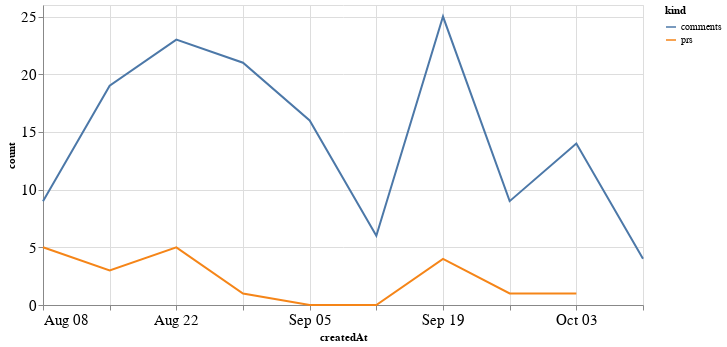

Write notebook code for a chart like this one.
### Code cell
alt.Chart(total_time, width=600).mark_line().encode(
    x='createdAt',
    y='count',
    color='kind'
)

### Figure 1 — Vega-Lite specification as saved in the notebook (floating-point values rounded to 4 significant figures)
{"config": {"axisLeft": {"labelFontSize": 15}, "axisBottom": {"labelFontSize": 15}}, "data": {"name": "data-7f9d6a1a7c1732ced2a353f179b33f73"}, "mark": "line", "encoding": {"color": {"type": "nominal", "field": "kind"}, "x": {"type": "temporal", "field": "createdAt"}, "y": {"type": "quantitative", "field": "count"}}, "width": 600, "$schema": "https://vega.github.io/schema/vega-lite/v4.8.1.json", "datasets": {"data-7f9d6a1a7c1732ced2a353f179b33f73": [{"createdAt": "2021-08-08T00:00:00", "kind": "prs", "count": 5.0}, {"createdAt": "2021-08-15T00:00:00", "kind": "prs", "count": 3.0}, {"createdAt": "2021-08-22T00:00:00", "kind": "prs", "count": 5.0}, {"createdAt": "2021-08-29T00:00:00", "kind": "prs", "count": 1.0}, {"createdAt": "2021-09-05T00:00:00", "kind": "prs", "count": 0.0}, {"createdAt": "2021-09-12T00:00:00", "kind": "prs", "count": 0.0}, {"createdAt": "2021-09-19T00:00:00", "kind": "prs", "count": 4.0}, {"createdAt": "2021-09-26T00:00:00", "kind": "prs", "count": 1.0}, {"createdAt": "2021-10-03T00:00:00", "kind": "prs", "count": 1.0}, {"createdAt": "2021-10-10T00:00:00", "kind": "prs", "count": null}, {"createdAt": "2021-08-08T00:00:00", "kind": "comments", "count": 9.0}, {"createdAt": "2021-08-15T00:00:00", "kind": "comments", "count": 19.0}, {"createdAt": "2021-08-22T00:00:00", "kind": "comments", "count": 23.0}, {"createdAt": "2021-08-29T00:00:00", "kind": "comments", "count": 21.0}, {"createdAt": "2021-09-05T00:00:00", "kind": "comments", "count": 16.0}, {"createdAt": "2021-09-12T00:00:00", "kind": "comments", "count": 6.0}, {"createdAt": "2021-09-19T00:00:00", "kind": "comments", "count": 25.0}, {"createdAt": "2021-09-26T00:00:00", "kind": "comments", "count": 9.0}, {"createdAt": "2021-10-03T00:00:00", "kind": "comments", "count": 14.0}, {"createdAt": "2021-10-10T00:00:00", "kind": "comments", "count": 4.0}]}}
